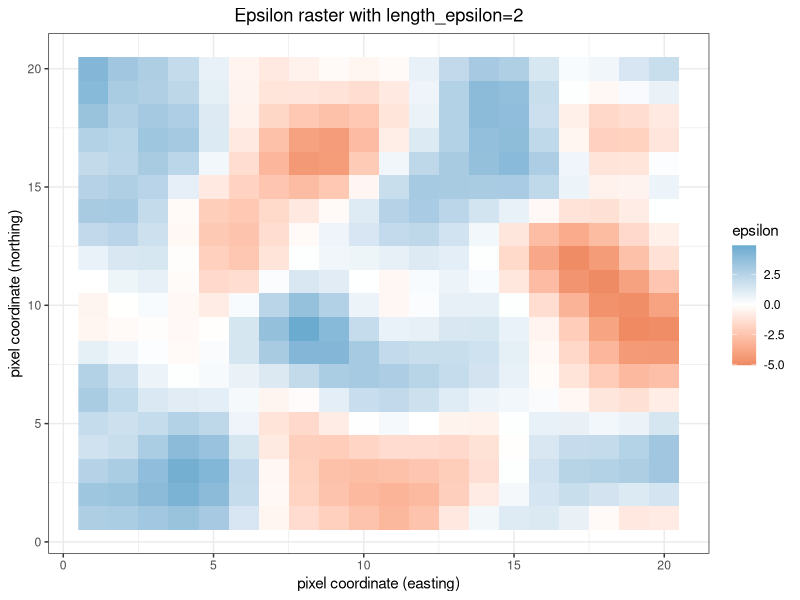
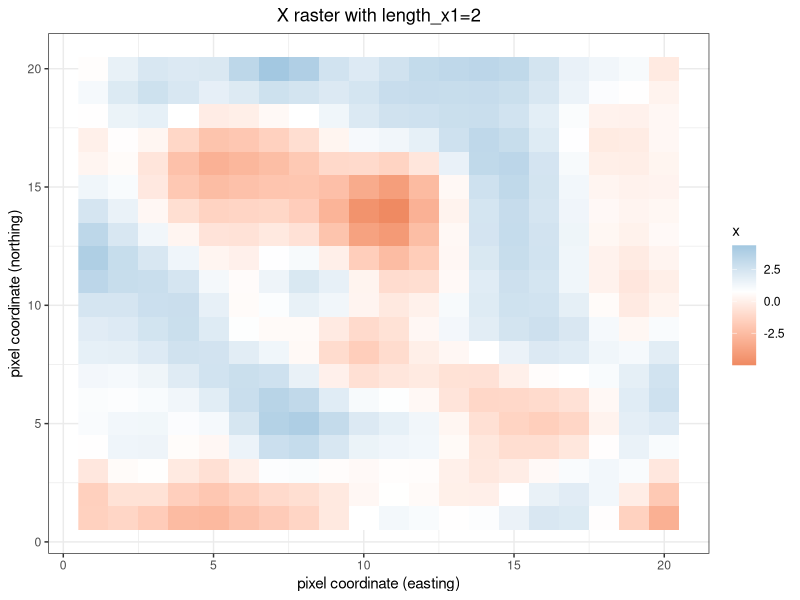
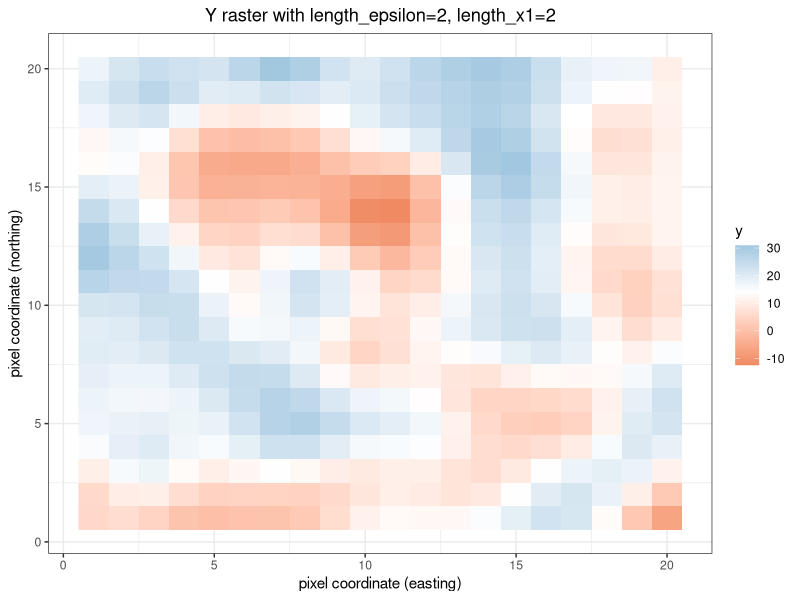

The R source for these figures, in order: (Note: a time limit stopped this script after it produced the figures.)
## See https://voxeu.org/article/standard-errors-persistence
## and https://papers.ssrn.com/sol3/papers.cfm?abstract_id=3398303

library(data.table)
library(ggplot2)
library(MASS)

save_maps_single_simulation <- function(locations, distances, length_x1, length_epsilon, beta_x1) {

    covariance_x1 <- gaussian_kernel(distances, length=length_x1)
    covariance_epsilon <- gaussian_kernel(distances, length=length_epsilon)

    locations <- simulate_spatial_data(locations, covariance_x1, covariance_epsilon, beta_x1)

    title <- sprintf("Epsilon raster with length_epsilon=%s", length_epsilon)
    p <- (ggplot(locations, aes(x=coord_x, y=coord_y, fill=epsilon)) +
          geom_raster() +
          scale_fill_gradient2("epsilon", low="#ef8a62", mid="white", high="#67a9cf", midpoint=0) +
          xlab("pixel coordinate (easting)") +
          ylab("pixel coordinate (northing)") +
          ggtitle(title) +
          theme_bw() +
          theme(plot.title = element_text(hjust = 0.5)))
    filename <- sprintf("map_epsilon_single_simulation_length_epsilon_%s.png", length_epsilon)
    ggsave(filename=filename, plot=p, width=8, height=6, unit="in")

    title <- sprintf("X raster with length_x1=%s", length_x1)
    p <- (ggplot(locations, aes(x=coord_x, y=coord_y, fill=x1)) +
          geom_raster() +
          scale_fill_gradient2("x", low="#ef8a62", mid="white", high="#67a9cf", midpoint=mean(locations$x1)) +
          xlab("pixel coordinate (easting)") +
          ylab("pixel coordinate (northing)") +
          ggtitle(title) +
          theme_bw() +
          theme(plot.title = element_text(hjust = 0.5)))
    filename <- sprintf("map_x_single_simulation_length_x1_%s.png", length_x1)
    ggsave(filename=filename, plot=p, width=8, height=6, unit="in")

    title <- sprintf("Y raster with length_epsilon=%s, length_x1=%x", length_epsilon, length_x1)
    p <- (ggplot(locations, aes(x=coord_x, y=coord_y, fill=y)) +
          geom_raster() +
          scale_fill_gradient2(low="#ef8a62", mid="white", high="#67a9cf", midpoint=mean(locations$y)) +
          xlab("pixel coordinate (easting)") +
          ylab("pixel coordinate (northing)") +
          ggtitle(title) +
          theme_bw() +
          theme(plot.title = element_text(hjust = 0.5)))
    filename <- sprintf("map_y_single_simulation_length_epsilon_%s.png", length_epsilon)
    ggsave(filename=filename, plot=p, width=8, height=6, unit="in")
}

simulate_spatial_data <- function(locations, covariance_x1, covariance_epsilon, beta_x1) {
    locations$x1 <- mvrnorm(n=1, mu=rep(0, nrow(locations)), Sigma=covariance_x1)
    locations$epsilon <- mvrnorm(n=1, mu=rep(0, nrow(locations)), Sigma=covariance_epsilon)

    ## True regression function: y = X*beta + epsilon
    ## TODO Include an x2 in the true regression function, just to make it interesting?
    locations$y <- 10 + beta_x1*locations$x1 + locations$epsilon
    return(locations)
}

simulate_spatial_data_and_fit_model <- function(locations, covariance_x1, covariance_epsilon, beta_x1) {

    locations <- simulate_spatial_data(locations, covariance_x1, covariance_epsilon, beta_x1)

    model <- lm(y ~ x1, data=locations)
    summary(model)

    conf_interval <- as.vector(confint(model, "x1"))

    return(c(estimated_beta_x1=as.vector(coefficients(model)["x1"]),
             conf_interval_contains_beta_x1=(conf_interval[1] < beta_x1) & (conf_interval[2] > beta_x1)))

}

run_simulations <- function(locations, distances, length_x1, length_epsilon, beta_x1, n_sims) {

    covariance_x1 <- gaussian_kernel(distances, length=length_x1)
    covariance_epsilon <- gaussian_kernel(distances, length=length_epsilon)

    ## Variance-covariance matrix must be positive (semi-) definite
    all(eigen(covariance_epsilon)$epsilons > 0)

    simulations <- as.data.frame(t(replicate(n_sims, simulate_spatial_data_and_fit_model(locations, covariance_x1, covariance_epsilon, beta_x1))))
    simulations$length_epsilon <- length_epsilon

    return(simulations)
}

gaussian_kernel <- function(distance, sigma=2, length=5) {
    return(sigma^2 * exp(-distance^2 / (2 * length^2)))
}

## Quick and dirty spatial locations (points in a grid)
grid_width <- 20
locations <- expand.grid(coord_x=seq(1, grid_width), coord_y=seq(1, grid_width))

## Sample size for regressions is grid_width^2 = 400 points
dim(locations)
head(locations)

distances <- as.matrix(dist(locations[, c("coord_x", "coord_y")]))

## This is sqrt(2), the spatial distance from locations[1, ] to locations[22, ]
distances[1, 22]

beta_x1 <- 5

## TODO Plot correlation as a fn of distance (and kernel length)

## Run a single simulation and visualize it
save_maps_single_simulation(locations, distances, length_x1=2, length_epsilon=2, beta_x1=beta_x1)

lengths_epsilon <- c(1/8, 0.25, 0.5, 1, 2, 4, 6, 8, 10)

simulations <- lapply(lengths_epsilon, function(length_epsilon) {
    run_simulations(locations, distances, length_x1=2, length_epsilon=length_epsilon, beta_x1=beta_x1, n_sims=500)
})

simulations <- do.call(rbind, simulations)

simulations$length_epsilon_subtitle <- sprintf("kernel length for epsilon: %s", simulations$length_epsilon)

## TODO Title with number of panels, sims per panel, points per simulation?
p <- (ggplot(simulations, aes(x=estimated_beta_x1)) +
      geom_histogram(binwidth=0.1, color="black", fill="white") +
      geom_vline(xintercept=beta_x1, linetype=2, alpha=0.5) +
      facet_wrap(~ length_epsilon_subtitle) +
      ylab("") +
      theme_bw())
filename <- "sampling_distribution_beta_x1_with_varying_levels_of_spatial_correlation.png"
ggsave(filename=filename, plot=p, width=8, height=6, unit="in")

## Looks like estimated_beta_x1 is unbiased,
## but the 95% CI does not have anything close to 95% coverage
## when epsilon has a high degree of spatial correlation
summary(simulations)

simulations <- data.table(simulations)

coverage <- simulations[, list(pr_conf_interval_contains_beta_x1=mean(conf_interval_contains_beta_x1)), by=c("length_epsilon")]

## TODO Kernel length for X in color?
p <- (ggplot(coverage, aes(x=length_epsilon, y=pr_conf_interval_contains_beta_x1)) +
      geom_point() +
      geom_hline(yintercept=0.95, linetype=2, alpha=0.5) +
      ylab("coverage of 95% confidence interval for beta") +
      xlab("kernel length for epsilon (controls spatial correlation)") +
      scale_y_continuous(breaks=seq(0, 1, 0.2), limits=c(0, 1)) +
      theme_bw())
filename <- "ci_coverage_for_beta_x1_with_varying_levels_of_spatial_correlation.png"
ggsave(filename=filename, plot=p, width=8, height=6, unit="in")

## TODO Test for spatial autocorrelation in errors

## TODO Bootstrap with spatial correlation?

## TODO Estimate kernel length by maximum likelihood?

## TODO Plot semi variogram (both of Y and of residuals!)
## What matters (for messing up CI coverage) is spatial correlation in residuals, not in X

## TODO What if we were interested in estimating the model's RMSE instead of producing CIs?
## Do we need spatial CV or spatial train/test split?
